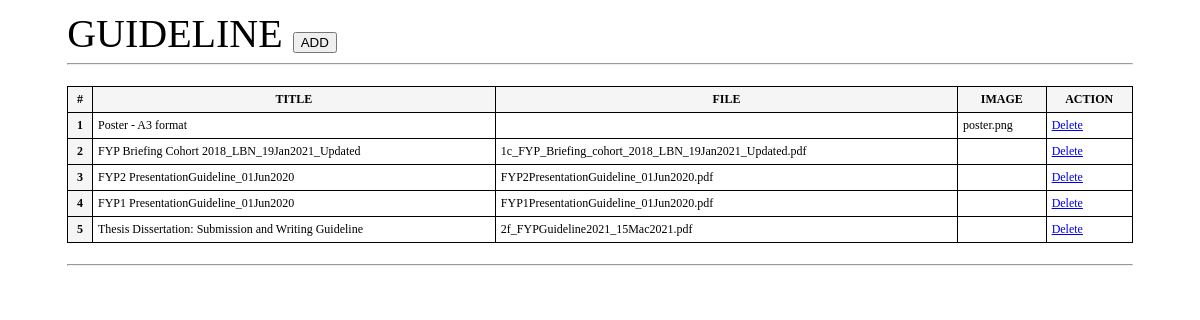
Page /Admin/guide.php on the committed database.
### tables this page shows
CREATE TABLE `guide` (
  `id` int(11) NOT NULL,
  `images` varchar(100) NOT NULL,
  `file` varchar(255) NOT NULL,
  `text` text NOT NULL
);

### Admin/guide.php (the view, shortened to what this page needs)
<!DOCTYPE html>
<html lang="en">
<head>
</head>
<body>
	<div class="main-cont">
		<label>GUIDELINE </label>
		<button onclick="window.location.href='?view=newGuide'">ADD</button>
		<div class="cont">
			<hr><br>
			<table>
				<tr>
					<th>#</th>
					<th>TITLE</th>
					<th>FILE</th>
					<th>IMAGE</th>
					<th>ACTION</th>
				</tr>
				<?php
		$result = mysqli_query($conn, "SELECT * FROM guide ORDER by id  desc");
				$x = 0;
    while ($row = mysqli_fetch_assoc($result)) {
		 echo "<tr>
		 <th>" .++$x. "</th>
		 <td>{$row['text']}</td>
		 <td>{$row['file']}</td>
		 <td>{$row['images']}</td>
		 <td><a onclick='confirmationDelete(this);return false;'  href=\"guide_delete.php?id={$row['id']}\">Delete</a></td>";
    }
  ?>
			</table><br>
			<hr>
		</div>
	</div>
</body>
</html>

### Admin/guide.php (style rules this page uses)
.main-cont { width: 90%; margin: 10px auto; font-size: 12px; }
.cont { width: 100%; }
.cont table { width: 100%; margin: 0 auto; }
th { background-color: whitesmoke; }
table, th, td { border: 1px solid black; border-collapse: collapse; padding: 5px; }
label { margin-bottom: 10px; font-size: 40px; }

### rows in the picture
guide: text "Poster - A3 format", images "poster.png"
guide: text "FYP Briefing Cohort 2018_LBN_19Jan2021_Updated", file "1c_FYP_Briefing_cohort_2018_LBN_19Jan2021_Updated.pdf"
guide: text "FYP2 PresentationGuideline_01Jun2020", file "FYP2PresentationGuideline_01Jun2020.pdf"
guide: text "FYP1 PresentationGuideline_01Jun2020", file "FYP1PresentationGuideline_01Jun2020.pdf"
guide: text "Thesis Dissertation: Submission and Writing Guideline", file "2f_FYPGuideline2021_15Mac2021.pdf"
